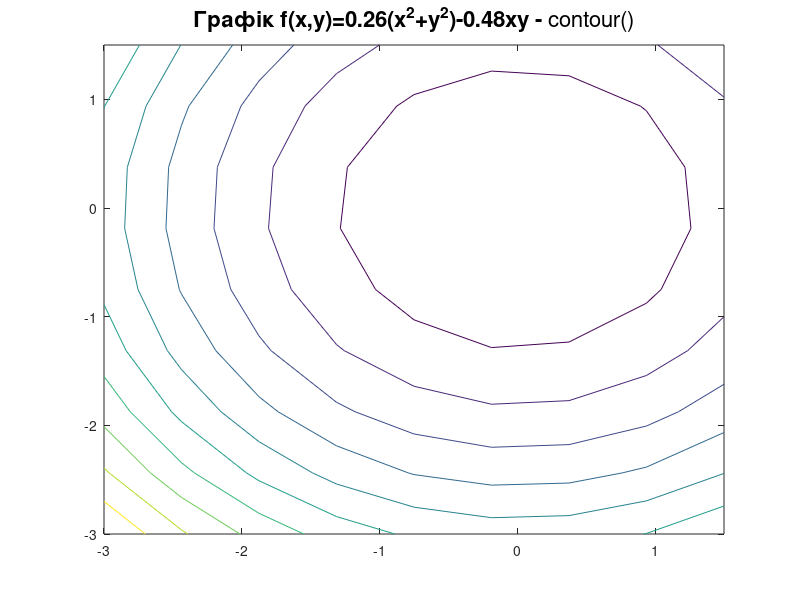

This figure's MATLAB source:
##Графік за допомогою contour()
clc, clear all; clf; delete(gco()) 
## підготовка графічної структури 
x = y = linspace (-3, 1.5, 9)'; 
[x, y] = meshgrid (x, y); 
## function to plot 
f = @(x,y)0.26*(x.^2+y.^2)-0.48*x*y; 
z = f(x,y); 
[c, hsp] = contour(x,y,z); 
clabel(hsp, 'fontsize', 16); 
title('Графік f(x,y)=0.26(x^2+y^2)-0.48xy - \rm{{contour}()}','fontsize',  16); 
